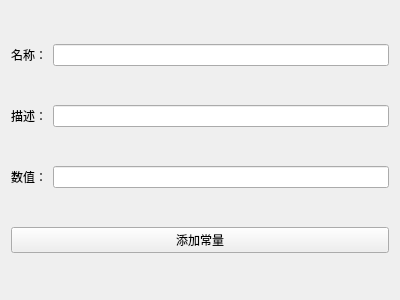
<?xml version="1.0" encoding="UTF-8"?>
<ui version="4.0">
 <class>WidgetAddConstant</class>
 <widget class="QWidget" name="WidgetAddConstant">
  <property name="geometry">
   <rect>
    <x>0</x>
    <y>0</y>
    <width>400</width>
    <height>300</height>
   </rect>
  </property>
  <property name="windowTitle">
   <string>添加常量</string>
  </property>
  <layout class="QGridLayout" name="gridLayout">
   <item row="0" column="0">
    <widget class="QLabel" name="label_name">
     <property name="text">
      <string>名称：</string>
     </property>
    </widget>
   </item>
   <item row="0" column="1">
    <widget class="QLineEdit" name="lineEdit_name"/>
   </item>
   <item row="1" column="0">
    <widget class="QLabel" name="label_description">
     <property name="text">
      <string>描述：</string>
     </property>
    </widget>
   </item>
   <item row="1" column="1">
    <widget class="QLineEdit" name="lineEdit_description"/>
   </item>
   <item row="2" column="0">
    <widget class="QLabel" name="label_value">
     <property name="text">
      <string>数值：</string>
     </property>
    </widget>
   </item>
   <item row="2" column="1">
    <widget class="QLineEdit" name="lineEdit_value"/>
   </item>
   <item row="3" column="0" colspan="2">
    <widget class="QPushButton" name="pushButton_add">
     <property name="text">
      <string>添加常量</string>
     </property>
    </widget>
   </item>
  </layout>
 </widget>
 <resources/>
 <connections/>
</ui>
